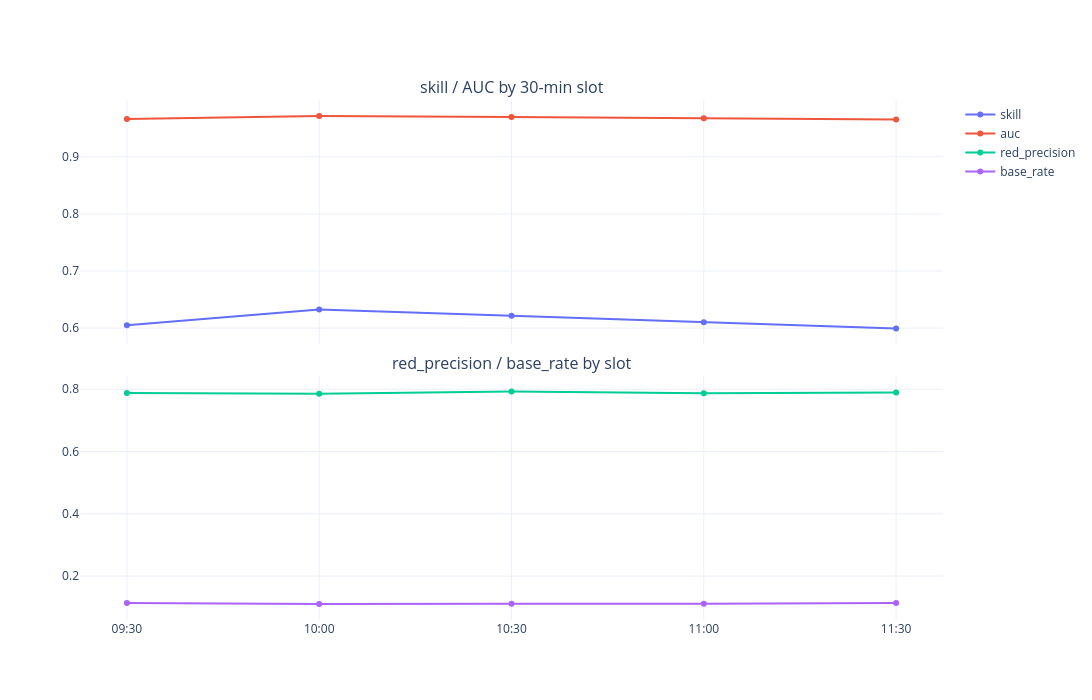
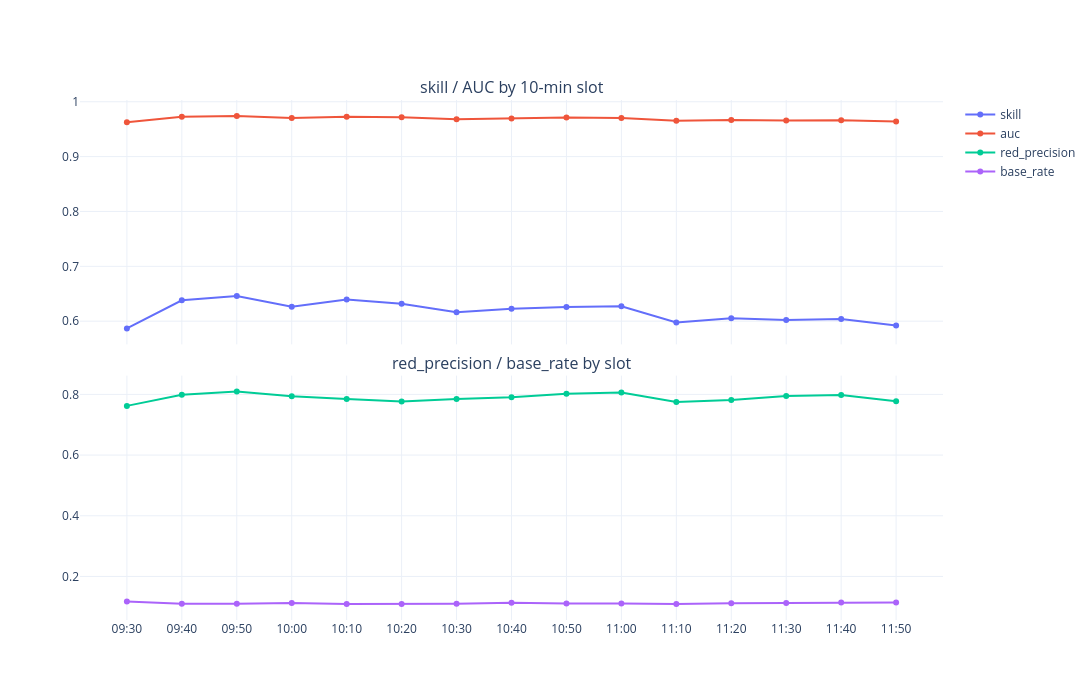

Write notebook code for charts like these, in order.
### Code cell
# ---------------------------------------------------------------- usage
FINE_BIN = 10                 # minutes

coarse, fine, pred = run()

### Figure 1 — Plotly figure (JSON) as saved in the notebook; plotly's stock layout.template omitted (floating-point values rounded to 4 significant figures)
{"data": [{"mode": "lines+markers", "name": "skill", "type": "scatter", "x": ["09:30", "10:00", "10:30", "11:00", "11:30"], "xaxis": "x", "y": [0.6052, 0.6327, 0.6217, 0.6101, 0.5995], "yaxis": "y"}, {"mode": "lines+markers", "name": "auc", "type": "scatter", "x": ["09:30", "10:00", "10:30", "11:00", "11:30"], "xaxis": "x", "y": [0.9662, 0.9715, 0.9697, 0.9675, 0.9654], "yaxis": "y"}, {"mode": "lines+markers", "name": "red_precision", "type": "scatter", "x": ["09:30", "10:00", "10:30", "11:00", "11:30"], "xaxis": "x2", "y": [0.7879, 0.7851, 0.7924, 0.7874, 0.7898], "yaxis": "y2"}, {"mode": "lines+markers", "name": "base_rate", "type": "scatter", "x": ["09:30", "10:00", "10:30", "11:00", "11:30"], "xaxis": "x2", "y": [0.1139, 0.1103, 0.1115, 0.111, 0.114], "yaxis": "y2"}], "layout": {"annotations": [{"font": {"size": 16}, "showarrow": false, "text": "skill / AUC by 30-min slot", "x": 0.5, "xanchor": "center", "xref": "paper", "y": 1, "yanchor": "bottom", "yref": "paper"}, {"font": {"size": 16}, "showarrow": false, "text": "red_precision / base_rate by slot", "x": 0.5, "xanchor": "center", "xref": "paper", "y": 0.47, "yanchor": "bottom", "yref": "paper"}], "height": 700, "hovermode": "x unified", "width": 1300, "xaxis": {"anchor": "y", "domain": [0, 1], "matches": "x2", "showticklabels": false}, "xaxis2": {"anchor": "y2", "domain": [0, 1]}, "yaxis": {"anchor": "x", "domain": [0.53, 1]}, "yaxis2": {"anchor": "x2", "domain": [0, 0.47]}}}

### Figure 2 — Plotly figure (JSON) as saved in the notebook; plotly's stock layout.template omitted (floating-point values rounded to 4 significant figures)
{"data": [{"mode": "lines+markers", "name": "skill", "type": "scatter", "x": ["09:30", "09:40", "09:50", "10:00", "10:10", "10:20", "10:30", "10:40", "10:50", "11:00", "11:10", "11:20", "11:30", "11:40", "11:50"], "xaxis": "x", "y": [0.5868, 0.6382, 0.6458, 0.6265, 0.6396, 0.632, 0.6165, 0.6228, 0.6257, 0.6272, 0.5976, 0.6054, 0.6023, 0.6038, 0.5923], "yaxis": "y"}, {"mode": "lines+markers", "name": "auc", "type": "scatter", "x": ["09:30", "09:40", "09:50", "10:00", "10:10", "10:20", "10:30", "10:40", "10:50", "11:00", "11:10", "11:20", "11:30", "11:40", "11:50"], "xaxis": "x", "y": [0.9627, 0.9727, 0.9741, 0.9701, 0.9728, 0.9715, 0.9683, 0.9696, 0.9712, 0.9703, 0.9654, 0.9668, 0.9659, 0.9664, 0.9638], "yaxis": "y"}, {"mode": "lines+markers", "name": "red_precision", "type": "scatter", "x": ["09:30", "09:40", "09:50", "10:00", "10:10", "10:20", "10:30", "10:40", "10:50", "11:00", "11:10", "11:20", "11:30", "11:40", "11:50"], "xaxis": "x2", "y": [0.7621, 0.7989, 0.8093, 0.794, 0.7845, 0.7767, 0.7847, 0.7908, 0.802, 0.8061, 0.7749, 0.7815, 0.795, 0.7976, 0.7771], "yaxis": "y2"}, {"mode": "lines+markers", "name": "base_rate", "type": "scatter", "x": ["09:30", "09:40", "09:50", "10:00", "10:10", "10:20", "10:30", "10:40", "10:50", "11:00", "11:10", "11:20", "11:30", "11:40", "11:50"], "xaxis": "x2", "y": [0.1173, 0.1098, 0.1098, 0.1123, 0.1093, 0.1093, 0.11, 0.1135, 0.1109, 0.1111, 0.1097, 0.112, 0.1127, 0.1146, 0.1147], "yaxis": "y2"}], "layout": {"annotations": [{"font": {"size": 16}, "showarrow": false, "text": "skill / AUC by 10-min slot", "x": 0.5, "xanchor": "center", "xref": "paper", "y": 1, "yanchor": "bottom", "yref": "paper"}, {"font": {"size": 16}, "showarrow": false, "text": "red_precision / base_rate by slot", "x": 0.5, "xanchor": "center", "xref": "paper", "y": 0.47, "yanchor": "bottom", "yref": "paper"}], "height": 700, "hovermode": "x unified", "width": 1300, "xaxis": {"anchor": "y", "domain": [0, 1], "matches": "x2", "showticklabels": false}, "xaxis2": {"anchor": "y2", "domain": [0, 1]}, "yaxis": {"anchor": "x", "domain": [0.53, 1]}, "yaxis2": {"anchor": "x2", "domain": [0, 0.47]}}}
